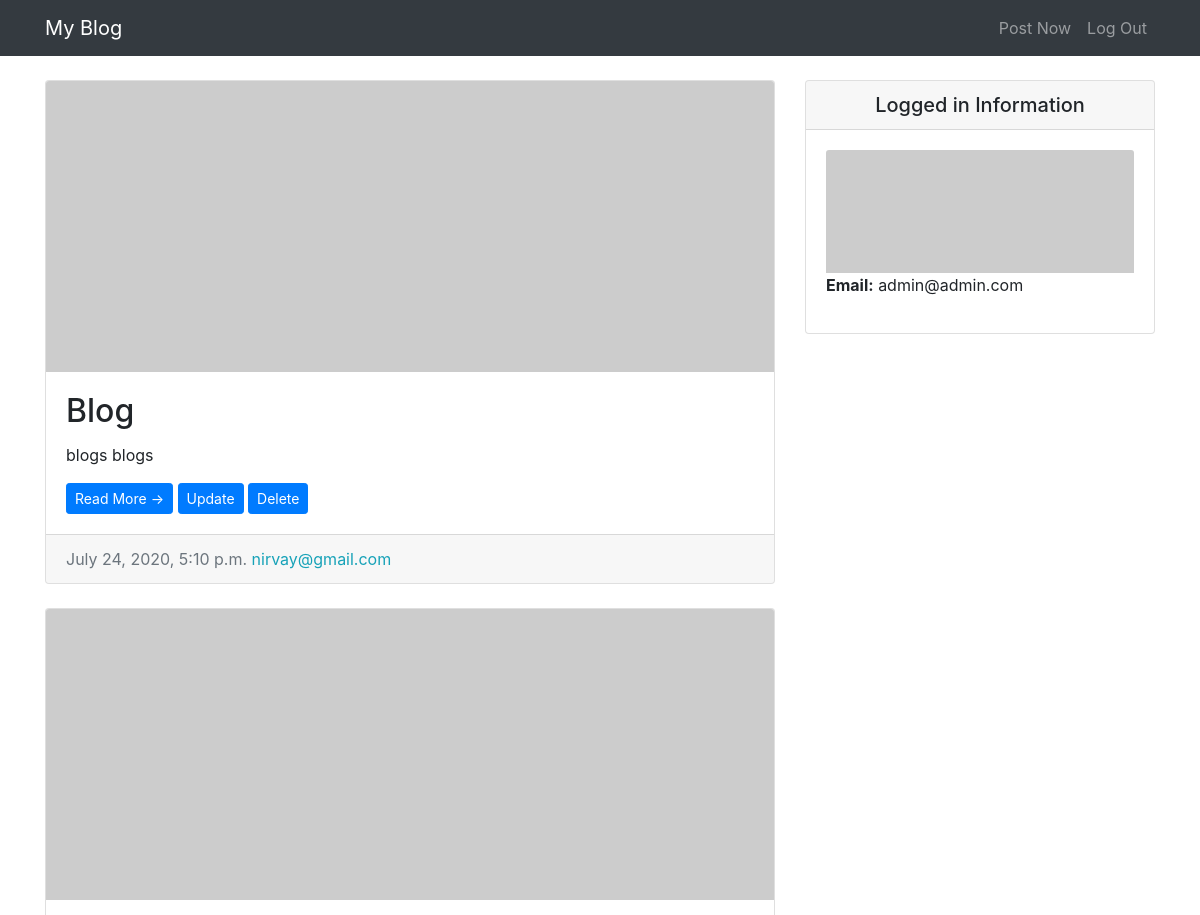
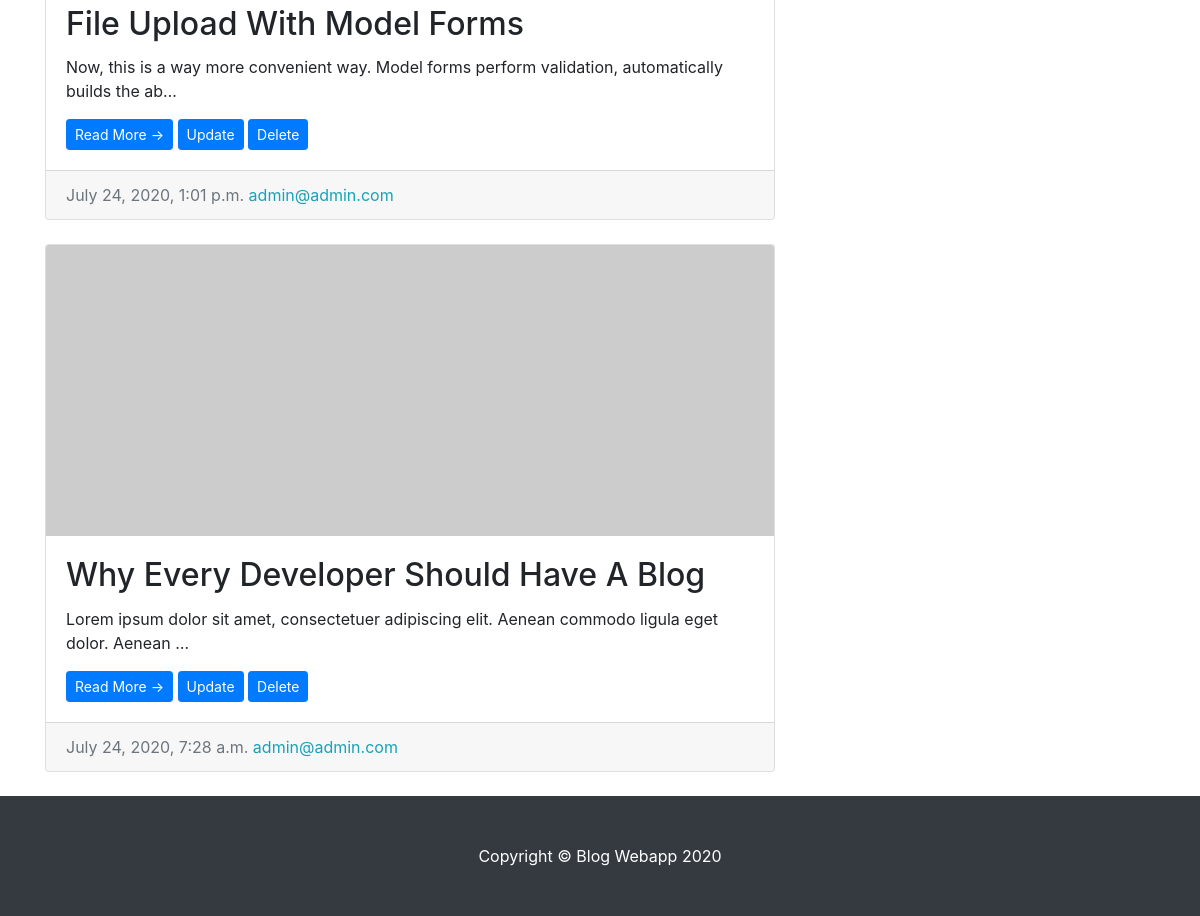
The app's page / (signed in) with its own data (2 pictures, top to bottom).
### entries/models.py (models this page shows, shortened)
class EntryModel(models.Model):
    entry_image = models.ImageField(null=True, blank=True, upload_to="images/")
    entry_title = models.CharField(max_length=50)
    entry_text = models.TextField()
    entry_date = models.DateTimeField(auto_now_add=True)
    entry_author = models.ForeignKey(settings.AUTH_USER_MODEL, on_delete=models.CASCADE)

### accounts/models.py (models this page shows)
class CustomUser(AbstractUser):
    username = None
    email = models.EmailField(_('email address'), unique=True)
    is_staff = models.BooleanField(default=True)
    USERNAME_FIELD = 'email'
    REQUIRED_FIELDS = []
    objects = CustomUserManager()

### entries/views.py (the view)
# urls.py: path('', HomeView.as_view(), name='blog-home'),
class HomeView(LoginRequiredMixin, ListView):
    model = EntryModel
    template_name = 'entries/index.html'
    context_object_name = 'blog_entries'
    ordering = ['-entry_date']
    paginate_by = 3

### entries/templates/entries/index.html (shortened to what this page needs)
{% extends "entries/base.html" %} {% block content %}
<div class="col-md-8">
    {% for entry in blog_entries %}
    <div class="card mb-4 mt-4">
        <img class="card-img-top" src="http://placehold.it/750x300" alt="Card image cap">
        <div class="card-body">
            <h2 class="card-title">{{entry.entry_title}}</h2>
            <p class="card-text">{{entry.entry_text|truncatechars:100 }}</p>
            <a href="{% url 'entry-detail' entry.pk %}" class="btn btn-primary btn-sm">Read More &rarr;</a>
            <a href="{% url 'update_entry' entry.pk%}" class="btn btn-primary btn-sm">Update</a>
            <a href="{% url 'delete_entry' entry.pk %}" class="btn btn-primary btn-sm">Delete</a>
        </div>
        <div class="card-footer text-muted">
            {{entry.entry_date}}
            <span class="text-info mr-2">{{entry.entry_author}}</span>
        </div>
    </div>
    {% endfor %}
</div>
{% endblock %}

### entries/templates/entries/base.html (shortened to what this page needs)
{% load static %}
<!DOCTYPE html>
<html lang="en">
<head>
    <link href="{% static 'entries/vendor/bootstrap/css/bootstrap.min.css' %}" rel="stylesheet">
    <link href="{% static 'entries/css/blog-home.css' %}" rel="stylesheet">
</head>
<body>
    <nav class="navbar navbar-expand-lg navbar-dark bg-dark fixed-top">
        <div class="container">
            <a class="navbar-brand" href="{% url 'blog-home' %}">My Blog</a>
            <div class="collapse navbar-collapse" id="navbarResponsive">
                <ul class="navbar-nav ml-auto">
                    <li class="nav-item">
                        <a class="nav-link" href="{% url 'create_entry' %}">Post Now</a>
                    </li>
                    <li class="nav-item">
                        <a class="nav-link" href="{% url 'logout' %}">Log Out</a>
                    </li>
                </ul>
            </div>
        </div>
    </nav>
    <div class="container">
        <div class="row">
            {% block content %} {% endblock %}
            <div class="col-md-4">
                <div class="card my-4">
                    <h5 class="card-header text-center">Logged in Information</h5>
                    <div class="card-body">
                        <ul class="list-unstyled mb-0">
                            <li>
                                <img class="card-img-top" src="http://placehold.it/750x300" alt="Card image cap">
                            </li>
                            <li>
                                <p> <strong>Email:</strong> {{user.email}}</p>
                            </li>
                        </ul>
                    </div>
                </div>
            </div>
        </div>
    </div>
    <footer class="py-5 bg-dark">
        <div class="container">
            <p class="m-0 text-center text-white">Copyright &copy; Blog Webapp 2020</p>
        </div>
    </footer>
</body>
</html>

### entries/static/entries/css/blog-home.css (style rules this page uses)
body { padding-top: 56px; }

### records on screen
EntryModel: entry_title "Blog", entry_text "blogs blogs", entry_date "July 24, 2020, 5:10 p.m.", entry_author "nirvay@gmail.com"
EntryModel: entry_title "File Upload With Model Forms", entry_text "Now, this is a way more convenient way. Model forms perform validation, automatically builds the ab…", entry_date "July 24, 2020, 1:01 p.m.", entry_author "admin@admin.com"
EntryModel: entry_title "Why Every Developer Should Have A Blog", entry_text "Lorem ipsum dolor sit amet, consectetuer adipiscing elit. Aenean commodo ligula eget dolor. Aenean …", entry_date "July 24, 2020, 7:28 a.m.", entry_author "admin@admin.com"
CustomUser: email "admin@admin.com"
